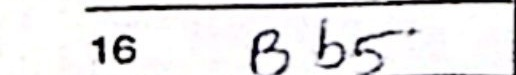
#> input picture TestImages/1_16.jpg, 516 x 75 px
$ python -i extract_vertical_lines.py   (imports and definitions only)
#> lines starting #> are read from the running program, lines starting #| are printed output that depends on the picture
#> further down, picture is the input picture: shape (75, 516, 3); mean B, G, R 228.4, 227.5, 228.3
import cv2 as cv
import numpy as np

def extract_vertical_lines(image, scale_factor=0.05, close_scale_factor=0.29, min_line_length_ratio=0.5, add_edge_columns=True, edge_column_thickness=8):
#> called with scale_factor = 0.05, close_scale_factor = 0.29, min_line_length_ratio = 0.5, add_edge_columns = True, edge_column_thickness = 8
    rows = image.shape[0]
#> rows = 75

    line_size = int(rows * scale_factor)
#> line_size = 3
    structuring_element = cv.getStructuringElement(cv.MORPH_RECT, (1, line_size))
#> structuring_element = [1, 1, 1]

    processed = cv.erode(image, structuring_element)
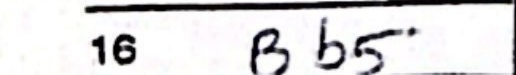
#> processed: shape (75, 516, 3); mean B, G, R 219.6, 218.6, 219.5
    processed = cv.dilate(processed, structuring_element)

    close_size = int(rows * close_scale_factor)
#> close_size = 21
    close_structure = cv.getStructuringElement(cv.MORPH_RECT, (1, close_size))
#> close_structure = 21 values from 1 to 1
    processed_closed = cv.morphologyEx(processed, cv.MORPH_CLOSE, close_structure)
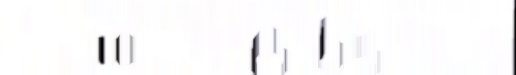
#> processed_closed: shape (75, 516, 3); mean B, G, R 249.2, 248.6, 249.2

#> (the run stopped early here; a loop or call above may not have finished)

$ run again, on TestImages/1_17.jpg
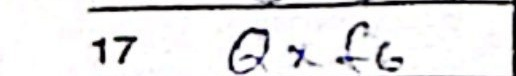
#> input picture TestImages/1_17.jpg, 516 x 76 px
#> picture is the input picture: shape (76, 516, 3); mean B, G, R 229.2, 228.2, 228.8
#> in extract_vertical_lines, `processed = cv.erode(image, structuring_element)`:
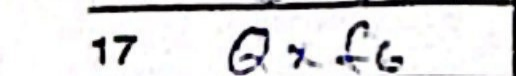
#> processed: shape (76, 516, 3); mean B, G, R 220.8, 219.7, 220.3
#> in extract_vertical_lines, `processed_closed = cv.morphologyEx(processed, cv.MORPH_CLOSE, close_st..`:
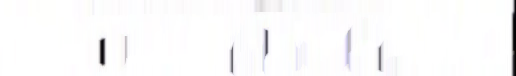
#> processed_closed: shape (76, 516, 3); mean B, G, R 250.5, 250, 250.3

$ run again, on TestImages/1_2.jpg
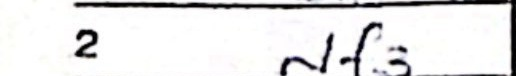
#> input picture TestImages/1_2.jpg, 516 x 76 px
#> picture is the input picture: shape (76, 516, 3); mean B, G, R 229.3, 229, 229.5
#> in extract_vertical_lines, `processed = cv.erode(image, structuring_element)`:
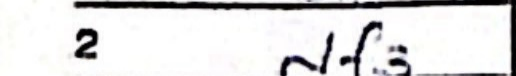
#> processed: shape (76, 516, 3); mean B, G, R 221.1, 220.7, 221.2
#> in extract_vertical_lines, `processed_closed = cv.morphologyEx(processed, cv.MORPH_CLOSE, close_st..`:
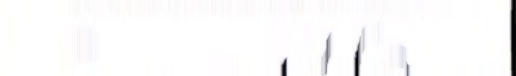
#> processed_closed: shape (76, 516, 3); mean B, G, R 249.7, 249.4, 249.8

$ run again, on TestImages/1_3.jpg
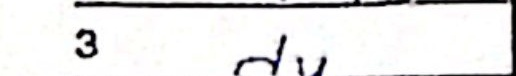
#> input picture TestImages/1_3.jpg, 516 x 76 px
#> picture is the input picture: shape (76, 516, 3); mean B, G, R 231.7, 231.8, 232.2
#> in extract_vertical_lines, `processed = cv.erode(image, structuring_element)`:
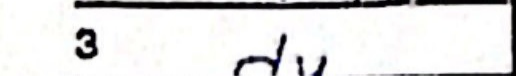
#> processed: shape (76, 516, 3); mean B, G, R 224.5, 224.6, 225
#> in extract_vertical_lines, `processed_closed = cv.morphologyEx(processed, cv.MORPH_CLOSE, close_st..`:
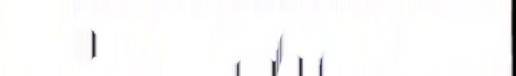
#> processed_closed: shape (76, 516, 3); mean B, G, R 250.2, 250.2, 250.6
